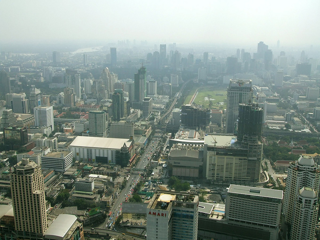
%> input picture Project_A_color_cast/results/input/122.tiff, 320 x 240 px
$ octave 1.AIRLIGHT.m   (GNU Octave 9; MATLAB toolbox functions it lacks are replaced by stand-ins)
%> lines starting %> are read from the running program, lines starting %| are printed output that depends on the picture
% 1. 색조 기반 화이트 밸런스
clear all;

% 사진 입력을 위한 경로 설정
STR1='D:\합친파일\대학원\대학원\안개영상\원본\'; %입력 경로
STR2='도시전광';
STR3='122';
STR5='D:\Outdoor_Image_Enhancement\Project_A_color_cast\results\'; %출력 경로
input_path=strcat(STR1,STR2,'\',STR3,'.tiff');

% 입력
i = imread(input_path);
%> i is the input picture: size 240x320x3 uint8; mean R, G, B 128.2, 141.4, 132.8
im = double(i)/255;
[x,y,z]=size(im);
%> x = 240; y = 320; z = 3
if z==1, im(:,:,2)=im(:,:,1);im(:,:,3)=im(:,:,1);end

%-------------1-1. 쿼드 트리 영역 분할 방식을 이용한 영상 대기광 검출----------
Area=im; n=1;

% 최대 반복 횟수까지 반복
while(n<=9)&&(nnz(Area)/3>100)
    [Ah, Aw, ~]=size(Area);

    % step 1. 입력 영상 X의 영역 분할
    % 홀수인 경우 사이즈 증가
    if rem(Ah,2)==1, Area(Ah+1,:,:)=NaN;[Ah, Aw, ~]=size(Area);end
    if rem(Aw,2)==1, Area(:,Aw+1,:)=NaN;[Ah, Aw, ~]=size(Area);end

    % 쿼드 트리 영역(Area) 분할
    A1=Area(1:Ah/2,1:Aw/2,:);
    A2=Area(1:Ah/2,Aw/2+1:end,:);
    A3=Area(Ah/2+1:end,1:Aw/2,:);
    A4=Area(Ah/2+1:end,Aw/2+1:end,:);

    % 1번 쿼드 트리했을 때의 Area 출력 확인
    if n==1
       saveName=strcat(STR5,'A1');
       imwrite(A1,sprintf('%s.tiff',saveName));
       saveName=strcat(STR5,'A2');
       imwrite(A2,sprintf('%s.tiff',saveName));
       saveName=strcat(STR5,'A3');
       imwrite(A3,sprintf('%s.tiff',saveName));
       saveName=strcat(STR5,'A4');
       imwrite(A4,sprintf('%s.tiff',saveName));
    end

    % step 2. 쿼드 트리 영역 점수(score) 설정
    % 계산을 위해 각 AREA R,G,B로 한줄 정렬
    A=zeros((Ah/2)*(Aw/2),3);
    A(:,:,1)=reshape(A1, (Ah/2)*(Aw/2), 3);
    A(:,:,2)=reshape(A2, (Ah/2)*(Aw/2), 3);
    A(:,:,3)=reshape(A3, (Ah/2)*(Aw/2), 3);
    A(:,:,4)=reshape(A4, (Ah/2)*(Aw/2), 3);

    % 각 영역의 score식: 평균은 크고, 분산은 작아야함
    for int=1:4
        h=A(:,:,int);hl=h(:);
        score(int,:)=abs(mean(hl,'omitnan')-std(hl,'omitnan'));
    end

    % step 3. 최적 대기광 영역 선별
    c1{1}=A1;c1{2}=A2;c1{3}=A3;c1{4}=A4;

    % 가장 큰 score 점수 가진 Area 선별
    Area=c1{score==max(score)};
    index(n,1)=find(score==max(score),1); %위치 저장 인덱스(잡음 판단 과정에 사용)

    % 반복 회차별 선별된 Area 확인 및 출력
    %figure;imshow(Area);
    saveName=strcat(STR5,int2str(n)); %출력할 경로 및 이름
    imwrite(Area,sprintf('%s.tiff',saveName));

    n=n+1;

end
%> this loop made 5 passes
%> pass 1, `A1=Area(1:Ah/2,1:Aw/2,:);`:
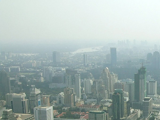
%> A1: size 120x160x3 double; mean R, G, B 0.647, 0.708, 0.697
%> pass 1, `A2=Area(1:Ah/2,Aw/2+1:end,:);`:
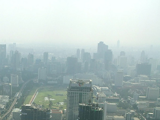
%> A2: size 120x160x3 double; mean R, G, B 0.688, 0.75, 0.741
%> pass 1, `A3=Area(Ah/2+1:end,1:Aw/2,:);`:
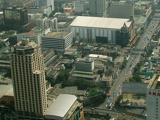
%> A3: size 120x160x3 double; mean R, G, B 0.366, 0.4, 0.335
%> pass 1, `A4=Area(Ah/2+1:end,Aw/2+1:end,:);`:
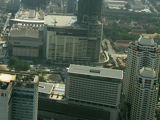
%> A4: size 120x160x3 double; mean R, G, B 0.309, 0.36, 0.31
%> after the loop, c1 = 4 items; index = [2; 2; 1; 1; 2]; score = [0.981; 0.986; 0.974; 0.979]
% 최종 선별된 Area의 표준편차 계산
[Ah, Aw, ~]=size(Area);
%> Ah = 8; Aw = 10
stand1(1,n)=std(Area(:),'omitnan');
npass=stand1(1,3);
%> npass = 0

% step 4. lAB 색공간 변환 및 대기광 영역 출력
% RGB -> CIELAB 변환 코드: 채널 1, 2, 3에 각각 L, a, b 채널
cform=makecform('srgb2lab'); %Image Processing Toolbox 필요

% 입력 영상 X를 CIELAB으로
LAB=applycform(i, cform); % 전체 영상
%> LAB: size 240x320x3 uint8; mean of channels 1, 2, 3 144.1, 121.7, 131.1
LAB = double(LAB)/255;
%> LAB: size 240x320x3 double; mean of channels 1, 2, 3 0.565, 0.477, 0.514
a = LAB(:,:,2)-0.5;
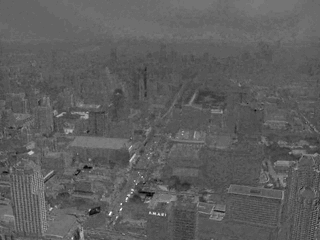
%> a: size 240x320 double; min -0.0922, max 0.0961, mean -0.0229; drawn with min black and max white
b = LAB(:,:,3)-0.5;
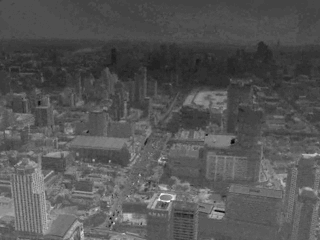
%> b: size 240x320 double; min -0.0608, max 0.163, mean 0.0143; drawn with min black and max white

% 대기광 영역 Area를 CIELAB으로
ALAB=applycform(uint8(Area.*255), cform);
ALAB = double(ALAB)/255;
ALAB(:,:,2) =ALAB(:,:,2)-0.5;
ALAB(:,:,3) =ALAB(:,:,3)-0.5;

% 전역 배경 대기광 atm 계산
atm=reshape(ALAB,Ah* Aw,3); %Area의 대기광 L, A, B 모두 출력
%> atm = 80 rows, first 12: [0.996 -0.00588 -0.00196; 0.996 -0.00588 -0.00196; 0.996 -0.00588 -0.00196; 0.996 -0.00196 0.00196; 0.996 -0.00196 0.00196; 0.996 -0.00588 -0.00196; 0.996 -0.00588 -0.00196; 0.996 -0.00588 -0.00196; 0.996 -0.00196 0.00196; 0.996 -0.00196 0.00196; 0.996 -0.00196 0.00196; 0.996 -0.00588 -0.00196]
atm=sum(atm)/(Ah* Aw); % atm: 대기광 영역의 각 색 채널 평균 LA, aA, bA
%> atm = [0.996 -0.00304 0.000931]

%----------------1-2. 영상의 색조 분류 및 화이트 밸런스------------------------
% 대기광의 색조 계산
E_atm=sqrt(atm(:,2).^2+atm(:,3).^2);%채도 측정방법:E
%> E_atm = 0.00318
if (E_atm<0.04)&&(npass>=0.09), E_atm=0;end %분산 높은 것 제외

% 대기광 색조(E_atm) 기반 화이트 밸런스 가중치(level: 0~1) 설정
if E_atm>0.1, level=1; % case 1. 매우 진한 컬러캐스트
elseif (E_atm>=0.04)&&(E_atm<0.1),level=0.8; % case 2. 안개베일과 유사한 색 포함
elseif (E_atm>=0.02)&&(E_atm<0.04),level=0.6; % case 3. 일반적인 영상 포함
else level=0; % case 4. 대부분 비캐스트 영상
end

% 화이트 밸런스: 회색세계 가설 식(화소-평균)에 가중치 적용
a = a-level*atm(:,2);
b = b-level*atm(:,3);

%---------------------------
% 각 채널에 코드 결과 입력하기
result = zeros(x,y,z);
result(:,:,1) = LAB(:,:,1);
%> result: size 240x320x3 double; mean of channels 1, 2, 3 0.565, 0, 0
result(:,:,2) = a+0.5;
%> result: size 240x320x3 double; mean of channels 1, 2, 3 0.565, 0.477, 0
result(:,:,3) = b+0.5;
result=uint8(result.*255);

% RGB로 변환
cform_lab2srgb = makecform('lab2srgb');
R_whitebalace = applycform(result, cform_lab2srgb);

% 화이트 밸런스한 a, b 값 입력해 출력영상 확인
%R_whitebalace = lab_to_rgb(im, LAB(:,:,1), a, b);

imshow(R_whitebalace);
imwrite(R_whitebalace,sprintf('%s.tiff', strcat(STR5, 'white_result')));
